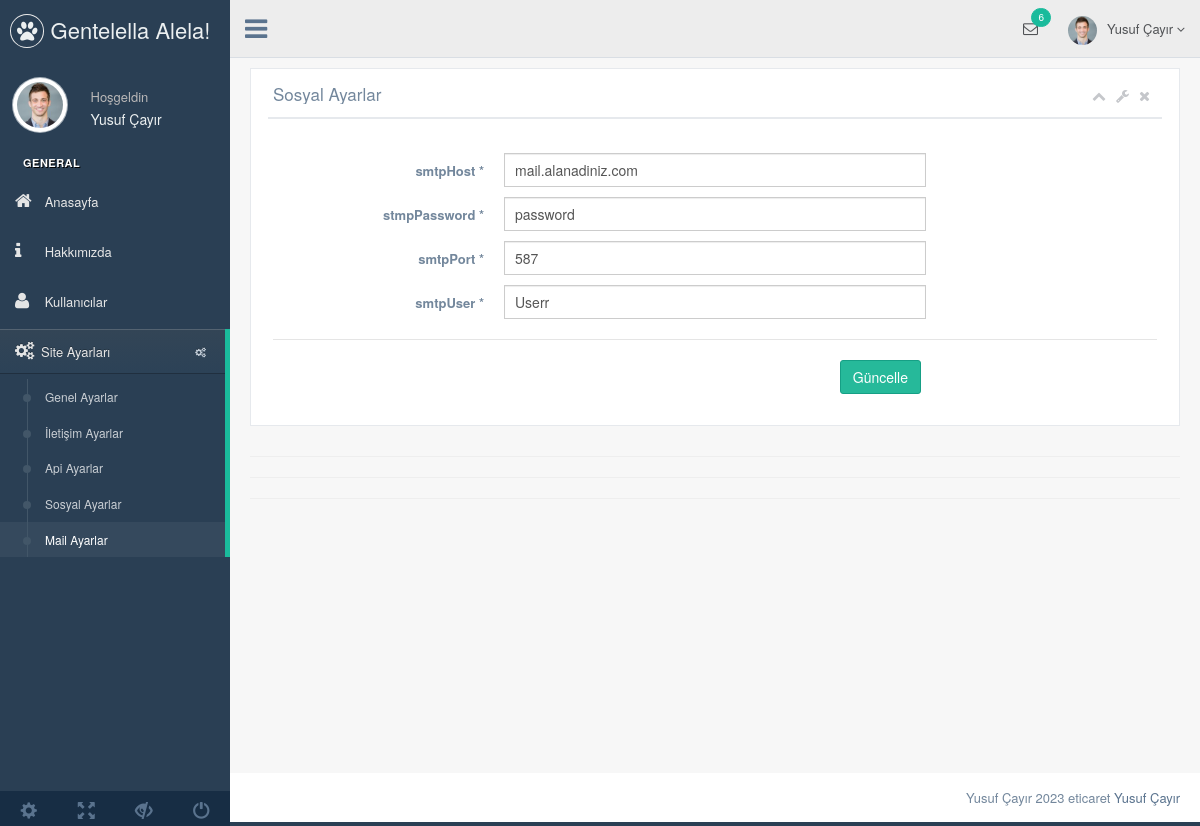
Page /eticaret/nedmin/production/mail-ayarlar.php (signed in) on the committed database.
### tables this page shows
CREATE TABLE `kullanici` (
  `kullanici_id` int NOT NULL,
  `kullanici_zaman` datetime DEFAULT NULL,
  `kullanici_resim` varchar(250) DEFAULT NULL,
  `kullanici_tc` varchar(45) DEFAULT NULL,
  `kullanici_ad` varchar(45) DEFAULT NULL,
  `kullanici_mail` varchar(45) DEFAULT NULL,
  `kullanici_gsm` varchar(45) DEFAULT NULL,
  `kullanici_password` varchar(45) DEFAULT NULL,
  `kullanici_adsoyad` varchar(45) DEFAULT NULL,
  `kullanici_adres` varchar(45) DEFAULT NULL,
  `kullanici_il` varchar(45) DEFAULT NULL,
  `kullanici_ilce` varchar(45) DEFAULT NULL,
  `kullanici_unvan` varchar(45) DEFAULT NULL,
  `kullanici_yetki` varchar(45) DEFAULT NULL,
  `kullanici_durum` int DEFAULT NULL
);

CREATE TABLE `ayar` (
  `ayar_id` int NOT NULL,
  `ayar_logo` varchar(250) DEFAULT NULL,
  `ayar_title` varchar(250) DEFAULT NULL,
  `ayar_description` varchar(250) DEFAULT NULL,
  `ayar_author` varchar(45) DEFAULT NULL,
  `ayar_tel` varchar(45) DEFAULT NULL,
  `ayar_gsm` varchar(45) DEFAULT NULL,
  `ayar_faks` varchar(45) DEFAULT NULL,
  `ayar_mail` varchar(45) DEFAULT NULL,
  `ayar_ilce` varchar(45) DEFAULT NULL,
  `ayar_il` varchar(45) DEFAULT NULL,
  `ayar_adres` varchar(250) DEFAULT NULL,
  `ayar_mesai` varchar(250) DEFAULT NULL,
  `ayar_maps` varchar(250) DEFAULT NULL,
  `ayar_analystic` varchar(45) DEFAULT NULL,
  `ayar_zopim` varchar(250) DEFAULT NULL,
  `ayar_facebook` varchar(45) DEFAULT NULL,
  `ayar_twitter` varchar(45) DEFAULT NULL,
  `ayar_google` varchar(45) DEFAULT NULL,
  `ayar_youtube` varchar(45) DEFAULT NULL,
  `ayar_smtphost` varchar(45) DEFAULT NULL,
  `ayar_smtppassword` varchar(45) DEFAULT NULL,
  `ayar_smtpport` varchar(45) DEFAULT NULL,
  `ayar_keywords` varchar(45) DEFAULT NULL,
  `ayar_smtpuser` varchar(45) DEFAULT NULL
);

### eticaret/nedmin/production/mail-ayarlar.php (the view, shortened to what this page needs)
<?php include 'header.php';
?>
        <div class="right_col" role="main">
          <div class="">
            <div class="row">
              <div class="col-md-12 col-sm-12 col-xs-12">
                <div class="x_panel">
                  <div class="x_title">
                    <h2>Sosyal Ayarlar </h2>
                    <ul class="nav navbar-right panel_toolbox">
                      <li><a class="collapse-link"><i class="fa fa-chevron-up"></i></a>
                      </li>
                      <li class="dropdown">
                        <a href="#" class="dropdown-toggle" data-toggle="dropdown" role="button" aria-expanded="false"><i class="fa fa-wrench"></i></a>
                      </li>
                      <li><a class="close-link"><i class="fa fa-close"></i></a>
                      </li>
                    </ul>
                    <div class="clearfix"></div>
                  </div>
                  <div class="x_content">
                    <br />
                    <form action="../netting/islem.php" method="POST" id="demo-form2" data-parsley-validate class="form-horizontal form-label-left">
                      <div class="form-group">
                        <label class="control-label col-md-3 col-sm-3 col-xs-12" for="first-name">smtpHost
                         <span class="required">*</span>
                        </label>
                        <div class="col-md-6 col-sm-6 col-xs-12">
                          <input type="text" id="first-name" name="ayar_smtphost" value="<?php echo
                          $ayarcek['ayar_smtphost']?>" required="required" class="form-control col-md-7 col-xs-12">
                        </div>
                      </div>
                      <div class="form-group">
                        <label class="control-label col-md-3 col-sm-3 col-xs-12" for="first-name">stmpPassword
                        <span class="required">*</span>
                        </label>
                        <div class="col-md-6 col-sm-6 col-xs-12">
                          <input type="text" id="first-name" name="ayar_smtppassword" value="<?php echo
                          $ayarcek['ayar_smtppassword']?>" required="required" class="form-control col-md-7 col-xs-12">
                        </div>
                      </div>
                      <div class="form-group">
                        <label class="control-label col-md-3 col-sm-3 col-xs-12" for="first-name">smtpPort
                        <span class="required">*</span>
                        </label>
                        <div class="col-md-6 col-sm-6 col-xs-12">
                          <input type="text" id="first-name" name="ayar_smtpport" value="<?php echo
                          $ayarcek['ayar_smtpport']?>" required="required" class="form-control col-md-7 col-xs-12">
                        </div>
                      </div>
                      <div class="form-group">
                        <label class="control-label col-md-3 col-sm-3 col-xs-12" for="first-name">smtpUser
                        <span class="required">*</span>
                        </label>
                        <div class="col-md-6 col-sm-6 col-xs-12">
                          <input type="text" id="first-name" name="ayar_smtpuser" value="<?php echo
                          $ayarcek['ayar_smtpuser']?>" required="required" class="form-control col-md-7 col-xs-12">
                        </div>
                      </div>
                      <div class="ln_solid"></div>
                      <div class="form-group">
                        <div align ="right" class="col-md-6 col-sm-6 col-xs-12 col-md-offset-3">
                          <button type="submit" name="mailayarlarkaydet" class="btn btn-success">Güncelle</button>
                        </div>
                      </div>
                    </form>
                  </div>
                </div>
              </div>
            </div>
<hr>
<hr>
<hr>
          </div>
        </div>
       <?php include 'footer.php';?>

### eticaret/nedmin/production/header.php (shortened to what this page needs)
<?php
include '../netting/baglan.php';
$ayarsor=$db->prepare("SELECT * FROM ayar where ayar_id=:id");
$ayarsor->execute(array(
    'id' => 0
    ));
    $ayarcek=$ayarsor->fetch(PDO::FETCH_ASSOC);
    $kullanicisor=$db->prepare("SELECT * FROM kullanici where kullanici_mail=:mail");
    $kullanicisor->execute(array(
      'mail' => $_SESSION['kullanici_mail']
      ));
    $kullanicicek=$kullanicisor->fetch(PDO::FETCH_ASSOC);
?>
<!DOCTYPE html>
<html lang="en">
  <head>
    <link href="../vendors/bootstrap/dist/css/bootstrap.min.css" rel="stylesheet">
    <link href="../vendors/font-awesome/css/font-awesome.min.css" rel="stylesheet">
    <link href="../vendors/nprogress/nprogress.css" rel="stylesheet">
    <link href="../vendors/iCheck/skins/flat/green.css" rel="stylesheet">
    <link href="../vendors/datatables.net-bs/css/dataTables.bootstrap.min.css" rel="stylesheet">
    <link href="../vendors/datatables.net-buttons-bs/css/buttons.bootstrap.min.css" rel="stylesheet">
    <link href="../vendors/datatables.net-fixedheader-bs/css/fixedHeader.bootstrap.min.css" rel="stylesheet">
    <link href="../vendors/datatables.net-responsive-bs/css/responsive.bootstrap.min.css" rel="stylesheet">
    <link href="../vendors/datatables.net-scroller-bs/css/scroller.bootstrap.min.css" rel="stylesheet">
    <link href="../build/css/custom.min.css" rel="stylesheet">
  </head>
  <body class="nav-md">
    <div class="container body">
      <div class="main_container">
        <div class="col-md-3 left_col">
          <div class="left_col scroll-view">
            <div class="navbar nav_title" style="border: 0;">
              <a href="index.html" class="site_title"><i class="fa fa-paw"></i> <span>Gentelella Alela!</span></a>
            </div>
            <div class="profile clearfix">
              <div class="profile_pic">
                <img src="images/img.jpg" alt="..." class="img-circle profile_img">
              </div>
              <div class="profile_info">
                <span>Hoşgeldin</span>
                <h2> <?php echo $kullanicicek['kullanici_adsoyad'] ?> </h2>
              </div>
            </div>
            <br />
            <div id="sidebar-menu" class="main_menu_side hidden-print main_menu">
              <div class="menu_section">
                <h3>General</h3>
                <ul class="nav side-menu">
                <li><a href="index.php"><i class="fa fa-home"></i> Anasayfa </a></li>
                <li><a href="hakkimizda.php"><i class="fa fa-info"></i> Hakkımızda </a></li>
                <li><a href="kullanici.php"><i class="fa fa-user"></i> Kullanıcılar </a></li>
                  <li><a><i class="fa fa-cogs"></i>Site Ayarları <span class="fa fa-cogs"></span></a>
                    <ul class="nav child_menu">
                      <li><a href="genel-ayar.php">Genel Ayarlar</a></li>
                      <li><a href="iletisim-ayarlar.php">İletişim Ayarlar</a></li>
                      <li><a href="api-ayarlar.php">Api Ayarlar</a></li>
                      <li><a href="sosyal-ayarlar.php">Sosyal Ayarlar</a></li>
                      <li><a href="mail-ayarlar.php">Mail Ayarlar</a></li>
                    </ul>
                  </li>
                </ul>
              </div>
            </div>
            <div class="sidebar-footer hidden-small">
              <a data-toggle="tooltip" data-placement="top" title="Settings">
                <span class="glyphicon glyphicon-cog" aria-hidden="true"></span>
              </a>
              <a data-toggle="tooltip" data-placement="top" title="FullScreen">
                <span class="glyphicon glyphicon-fullscreen" aria-hidden="true"></span>
              </a>
              <a data-toggle="tooltip" data-placement="top" title="Lock">
                <span class="glyphicon glyphicon-eye-close" aria-hidden="true"></span>
              </a>
              <a data-toggle="tooltip" data-placement="top" title="Logout">
                <span class="glyphicon glyphicon-off" aria-hidden="true"></span>
              </a>
            </div>
          </div>
        </div>
        <div class="top_nav">
          <div class="nav_menu">
            <nav>
              <div class="nav toggle">
                <a id="menu_toggle"><i class="fa fa-bars"></i></a>
              </div>
              <ul class="nav navbar-nav navbar-right">
                <li class="">
                  <a href="javascript:;" class="user-profile dropdown-toggle" data-toggle="dropdown" aria-expanded="false">
                    <img src="images/img.jpg" alt=""><?php echo $kullanicicek['kullanici_adsoyad']; ?>
                    <span class=" fa fa-angle-down"></span>
                  </a>
                </li>
                <li role="presentation" class="dropdown">
                  <a href="javascript:;" class="dropdown-toggle info-number" data-toggle="dropdown" aria-expanded="false">
                    <i class="fa fa-envelope-o"></i>
                    <span class="badge bg-green">6</span>
                  </a>
                </li>
              </ul>
            </nav>
          </div>
        </div>

### rows in the picture
kullanici: kullanici_adsoyad "Yusuf Çayır"
ayar: ayar_smtphost "mail.alanadiniz.com", ayar_smtppassword "password", ayar_smtpport "587", ayar_smtpuser "Userr"
